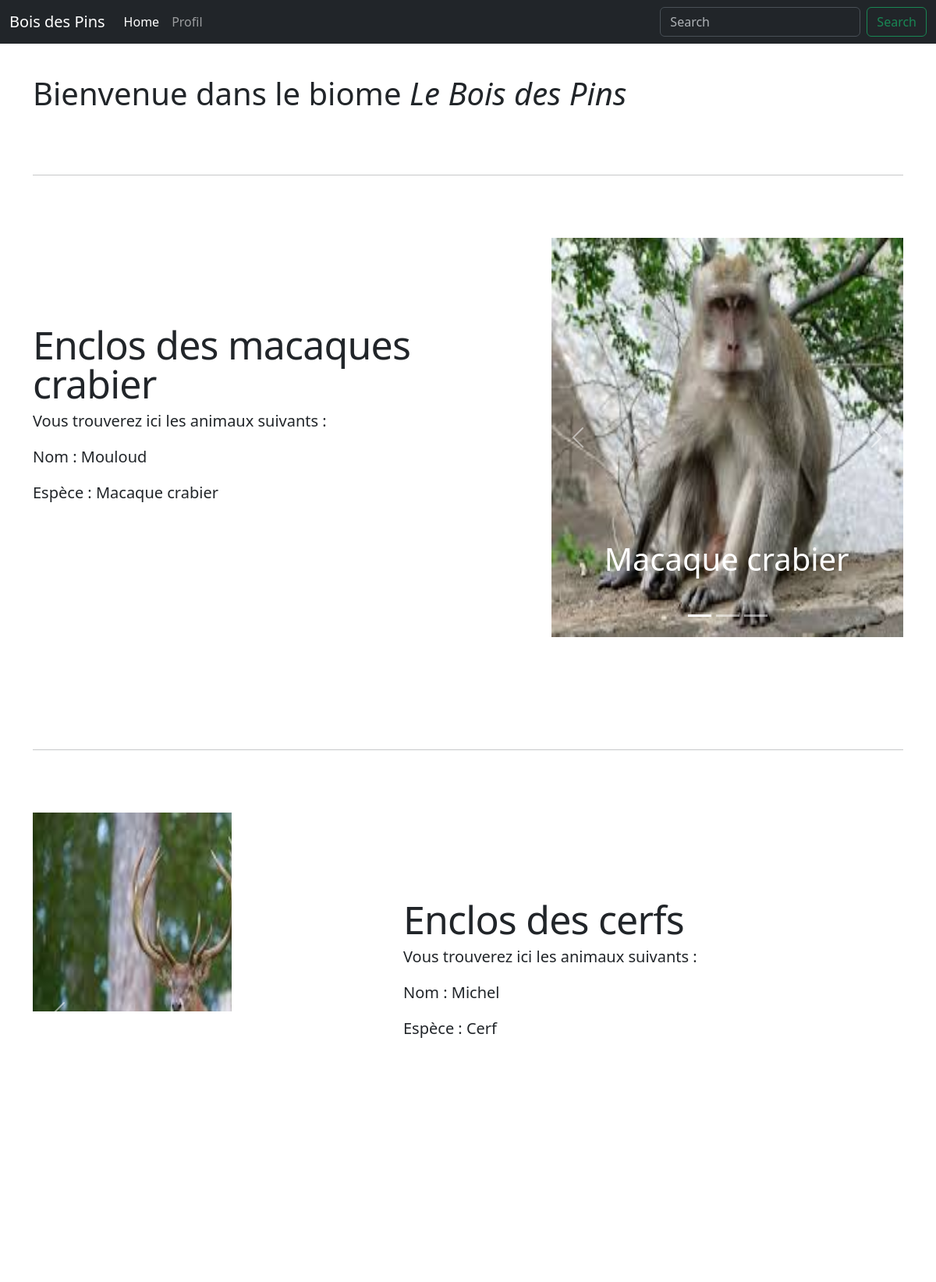
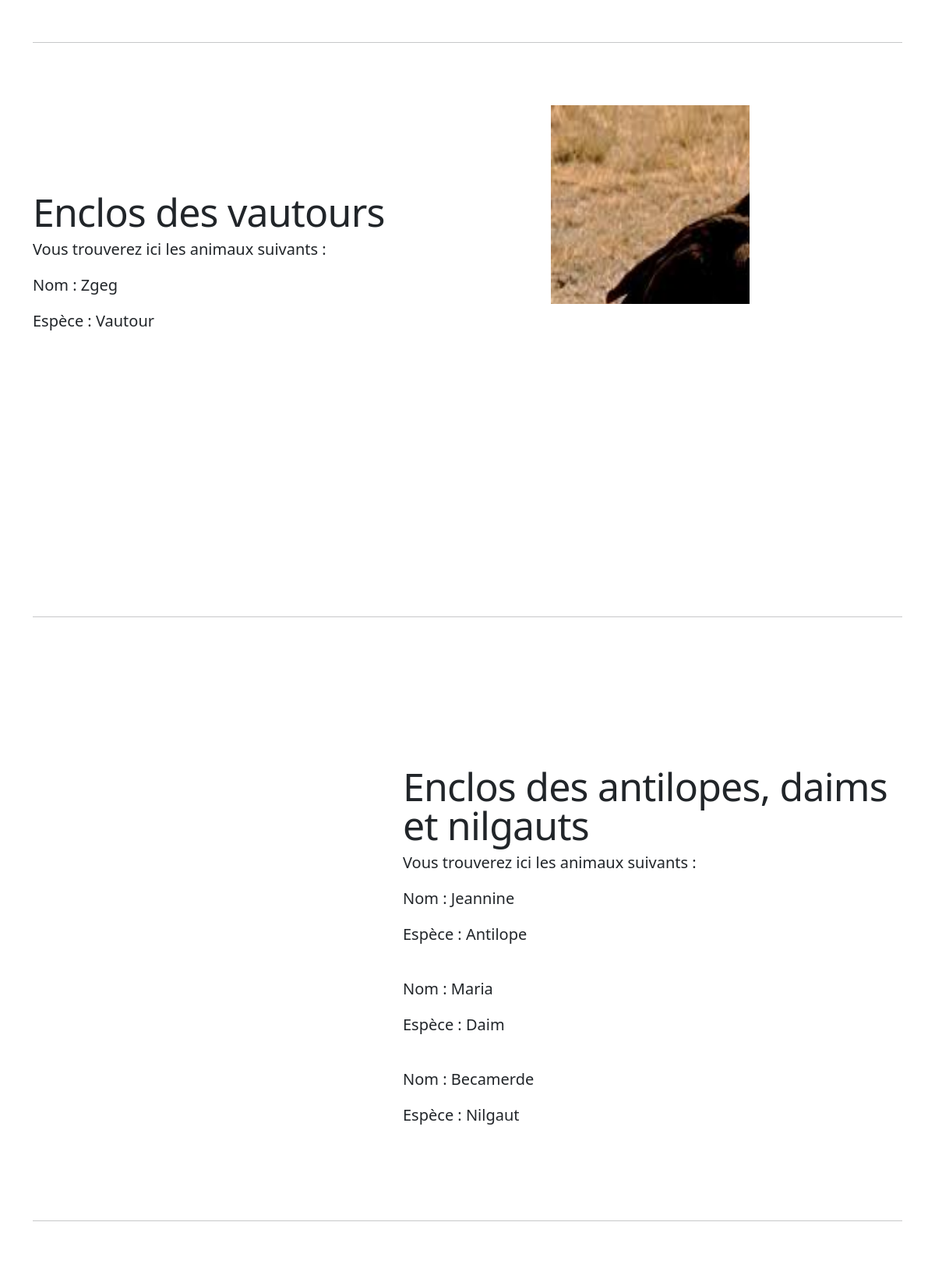
The app's page /zoo/carousel/BoisDesPins.php (upper part) with its own data (2 pictures, top to bottom).
### tables this page shows
CREATE TABLE IF NOT EXISTS `enclosures` (
  `enclosure_id` int NOT NULL AUTO_INCREMENT,
  `name` varchar(60) NOT NULL,
  `description` text,
  `status` enum('open','closed') NOT NULL DEFAULT 'open',
  `biome_id` int DEFAULT NULL,
  PRIMARY KEY (`enclosure_id`),
  KEY `biome_id` (`biome_id`)
);

CREATE TABLE IF NOT EXISTS `animals` (
  `animal_id` int NOT NULL AUTO_INCREMENT,
  `name` varchar(50) NOT NULL,
  `species` varchar(50) NOT NULL,
  `age` int NOT NULL,
  `enclosure_id` int DEFAULT NULL,
  `image` varchar(50) DEFAULT NULL,
  PRIMARY KEY (`animal_id`),
  KEY `enclosure_id` (`enclosure_id`)
);

### zoo/carousel/BoisDesPins.php (the view, shortened to what this page needs)
<?php
$host = 'localhost';
$dbname = 'projet_web_2425';
$user = 'root';
$pass = '';
try {
  $pdo = new PDO("mysql:host=$host;dbname=$dbname;charset=utf8", $user, $pass);
  $pdo->setAttribute(PDO::ATTR_ERRMODE, PDO::ERRMODE_EXCEPTION);
} catch (PDOException $e) {
  die("Erreur de connexion à la base de données : " . $e->getMessage());
}
?>
<!doctype html>
<html lang="en" data-bs-theme="auto">
  <head><script src="../assets/js/color-modes.js"></script>
    <link rel="stylesheet" href="https://cdn.jsdelivr.net/npm/@docsearch/css@3">
<link href="../assets/dist/css/bootstrap.min.css" rel="stylesheet">
    <link href="carousel.css" rel="stylesheet">
  </head>
  <body>
<header data-bs-theme="dark">
  <nav class="navbar navbar-expand-md navbar-dark fixed-top bg-dark">
    <div class="container-fluid">
      <a class="navbar-brand">Bois des Pins</a>
      <div class="collapse navbar-collapse" id="navbarCollapse">
        <ul class="navbar-nav me-auto mb-2 mb-md-0">
          <li class="nav-item">
            <a class="nav-link active" aria-current="page" href="../../Projet.html">Home</a>
          </li>
          <li class="nav-item">
            <a class="nav-link" href="../../profil.php">Profil</a>
          </li>
        </ul>
        <form class="d-flex" role="search">
          <input class="form-control me-2" type="search" placeholder="Search" aria-label="Search">
          <button class="btn btn-outline-success" type="submit">Search</button>
        </form>
      </div>
    </div>
  </nav>
</header>
<main>
<br /><br />
  <div class="container marketing">
    <h1>Bienvenue dans le biome <i>Le Bois des Pins</i></h1>
    <hr class="featurette-divider">
    <div class="row featurette">
      <div class="col-md-7">
      <?php
        $stmt = $pdo->prepare("SELECT * FROM enclosures WHERE enclosure_id = 10");
        $stmt->execute();
        $enclosure = $stmt->fetch(PDO::FETCH_ASSOC);
      ?>
      <?php
        $stmt = $pdo->prepare("SELECT * FROM animals WHERE enclosure_id = 10");
        $stmt->execute();
        $animals = $stmt->fetchAll(PDO::FETCH_ASSOC);
      ?>
        <h2 class="featurette-heading fw-normal lh-1"><?php echo "{$enclosure['name']}";?></h2>
      <?php
              if ($animals) {
                  echo '<p class="lead">Vous trouverez ici les animaux suivants :</p>';
                  foreach ($animals as $index => $row) {
                    foreach ($row as $key => $value) {
                      if ($key === 'species') {
                        echo '<p class="lead">Espèce : ' . htmlspecialchars($value) . '</p>';
                      }
                      if ($key === 'name') {
                        echo '<p class="lead">Nom : ' . htmlspecialchars($value) . '</p>';
                      }
                    }
                    echo '<br />';
                  }
              } else {
                  echo "Aucun animal dans l'enclos.";
              }
      ?>
      </div>
      <div class="col-md-5">
        <div id="myCarousel" class="carousel slide mb-6" data-bs-ride="carousel">
        <div class="carousel-indicators">
          <button type="button" data-bs-target="#myCarousel" data-bs-slide-to="0" class="active" aria-current="true" aria-label="Slide 1"></button>
          <button type="button" data-bs-target="#myCarousel" data-bs-slide-to="1" aria-label="Slide 2"></button>
          <button type="button" data-bs-target="#myCarousel" data-bs-slide-to="2" aria-label="Slide 3"></button>
        </div>
        <div class="carousel-inner">
      <?php
        if ($animals) {
          $isFirst = true;
          foreach ($animals as $animal) {
              $activeClass = $isFirst ? ' active' : '';
              $isFirst = false;
              echo '
              <div class="carousel-item' . $activeClass . '">
                  <img src="' . htmlspecialchars($animal['image']) . '" width="100%" height="100%">
                  <div class="container">
                      <div class="carousel-caption text-start">
                          <h1>' . htmlspecialchars($animal['species']) . '</h1>
                      </div>
                  </div>
              </div>';
          }
        } else {
          echo '<p>Aucune image disponible pour cet enclos.</p>';
        }
      ?>
          </div>
          <button class="carousel-control-prev" type="button" data-bs-target="#myCarousel" data-bs-slide="prev">
            <span class="carousel-control-prev-icon" aria-hidden="true"></span>
          </button>
          <button class="carousel-control-next" type="button" data-bs-target="#myCarousel" data-bs-slide="next">
            <span class="carousel-control-next-icon" aria-hidden="true"></span>
          </button>
        </div>
      </div>
    </div>
    <hr class="featurette-divider">
    <div class="row featurette">
      <div class="col-md-7 order-md-2">
        <?php
          $stmt = $pdo->prepare("SELECT * FROM enclosures WHERE enclosure_id = 11");
          $stmt->execute();
          $enclosure = $stmt->fetch(PDO::FETCH_ASSOC);
        ?>
        <?php
          $stmt = $pdo->prepare("SELECT * FROM animals WHERE enclosure_id = 11");
          $stmt->execute();
          $animals = $stmt->fetchAll(PDO::FETCH_ASSOC);
        ?>
        <h2 class="featurette-heading fw-normal lh-1"><?php echo "{$enclosure['name']}";?></h2>
        <?php
          if ($animals) {
              echo '<p class="lead">Vous trouverez ici les animaux suivants :</p>';
              foreach ($animals as $index => $row) {
                foreach ($row as $key => $value) {
                  if ($key === 'species') {
                    echo '<p class="lead">Espèce : ' . htmlspecialchars($value) . '</p>';
                  }
                  if ($key === 'name') {
                    echo '<p class="lead">Nom : ' . htmlspecialchars($value) . '</p>';
                  }
                }
                echo '<br />';
              }
          } else {
              echo "Aucun animal dans l'enclos.";
          }
        ?>
      </div>
      <div class="col-md-5">
        <div id="myCarousel" class="carousel slide mb-6" data-bs-ride="carousel">
        <div class="carousel-indicators">
          <button type="button" data-bs-target="#myCarousel" data-bs-slide-to="0" class="active" aria-current="true" aria-label="Slide 1"></button>
          <button type="button" data-bs-target="#myCarousel" data-bs-slide-to="1" aria-label="Slide 2"></button>
          <button type="button" data-bs-target="#myCarousel" data-bs-slide-to="2" aria-label="Slide 3"></button>
        </div>
        <div class="carousel-inner">
          <?php
            if ($animals) {
              $isFirst = true;
              foreach ($animals as $animal) {
                  $activeClass = $isFirst ? ' active' : '';
                  $isFirst = false;
                  echo '
                  <div class="carousel-item' . $activeClass . '">
                      <img src="' . htmlspecialchars($animal['image']) . '" width="100%" height="100%">
                      <div class="container">
                          <div class="carousel-caption text-start">
                              <h1>' . htmlspecialchars($animal['species']) . '</h1>
                          </div>
                      </div>
                  </div>';
              }
            } else {
              echo '<p>Aucune image disponible pour cet enclos.</p>';
            }
          ?>
          </div>
          <button class="carousel-control-prev" type="button" data-bs-target="#myCarousel" data-bs-slide="prev">
            <span class="carousel-control-prev-icon" aria-hidden="true"></span>
          </button>
          <button class="carousel-control-next" type="button" data-bs-target="#myCarousel" data-bs-slide="next">
            <span class="carousel-control-next-icon" aria-hidden="true"></span>
          </button>
        </div>
      </div>
    </div>
    <hr class="featurette-divider">
    <div class="row featurette">
      <div class="col-md-7">
      <?php
        $stmt = $pdo->prepare("SELECT * FROM enclosures WHERE enclosure_id = 12");
        $stmt->execute();
        $enclosure = $stmt->fetch(PDO::FETCH_ASSOC);
      ?>
      <?php
        $stmt = $pdo->prepare("SELECT * FROM animals WHERE enclosure_id = 12");
        $stmt->execute();
        $animals = $stmt->fetchAll(PDO::FETCH_ASSOC);
      ?>
        <h2 class="featurette-heading fw-normal lh-1"><?php echo "{$enclosure['name']}";?></h2>
      <?php
              if ($animals) {
                  echo '<p class="lead">Vous trouverez ici les animaux suivants :</p>';
                  foreach ($animals as $index => $row) {
                    foreach ($row as $key => $value) {
                      if ($key === 'species') {
                        echo '<p class="lead">Espèce : ' . htmlspecialchars($value) . '</p>';
                      }
                      if ($key === 'name') {
                        echo '<p class="lead">Nom : ' . htmlspecialchars($value) . '</p>';
                      }
                    }
                    echo '<br />';
                  }
              } else {
                  echo "Aucun animal dans l'enclos.";
              }
      ?>
      </div>
      <div class="col-md-5">
        <div id="myCarousel" class="carousel slide mb-6" data-bs-ride="carousel">
        <div class="carousel-indicators">
          <button type="button" data-bs-target="#myCarousel" data-bs-slide-to="0" class="active" aria-current="true" aria-label="Slide 1"></button>
          <button type="button" data-bs-target="#myCarousel" data-bs-slide-to="1" aria-label="Slide 2"></button>
          <button type="button" data-bs-target="#myCarousel" data-bs-slide-to="2" aria-label="Slide 3"></button>
        </div>
        <div class="carousel-inner">
      <?php
        if ($animals) {
          $isFirst = true;
          foreach ($animals as $animal) {
              $activeClass = $isFirst ? ' active' : '';
              $isFirst = false;
              echo '
              <div class="carousel-item' . $activeClass . '">
                  <img src="' . htmlspecialchars($animal['image']) . '" width="100%" height="100%">
                  <div class="container">
                      <div class="carousel-caption text-start">
                          <h1>' . htmlspecialchars($animal['species']) . '</h1>
                      </div>
                  </div>
              </div>';
          }
        } else {
          echo '<p>Aucune image disponible pour cet enclos.</p>';
        }
      ?>
          </div>
          <button class="carousel-control-prev" type="button" data-bs-target="#myCarousel" data-bs-slide="prev">
            <span class="carousel-control-prev-icon" aria-hidden="true"></span>
          </button>
          <button class="carousel-control-next" type="button" data-bs-target="#myCarousel" data-bs-slide="next">
            <span class="carousel-control-next-icon" aria-hidden="true"></span>
          </button>
        </div>
      </div>
    </div>
    <hr class="featurette-divider">
    <div class="row featurette">
      <div class="col-md-7 order-md-2">
        <?php
          $stmt = $pdo->prepare("SELECT * FROM enclosures WHERE enclosure_id = 13");
          $stmt->execute();
          $enclosure = $stmt->fetch(PDO::FETCH_ASSOC);
        ?>
        <?php
          $stmt = $pdo->prepare("SELECT * FROM animals WHERE enclosure_id = 13");
          $stmt->execute();
          $animals = $stmt->fetchAll(PDO::FETCH_ASSOC);
        ?>
        <h2 class="featurette-heading fw-normal lh-1"><?php echo "{$enclosure['name']}";?></h2>
        <?php
          if ($animals) {
              echo '<p class="lead">Vous trouverez ici les animaux suivants :</p>';
              foreach ($animals as $index => $row) {
                foreach ($row as $key => $value) {
                  if ($key === 'species') {
                    echo '<p class="lead">Espèce : ' . htmlspecialchars($value) . '</p>';
                  }
                  if ($key === 'name') {
                    echo '<p class="lead">Nom : ' . htmlspecialchars($value) . '</p>';
                  }
                }
                echo '<br />';
              }
          } else {
              echo "Aucun animal dans l'enclos.";
          }
        ?>
      </div>
      <div class="col-md-5">
        <div id="myCarousel" class="carousel slide mb-6" data-bs-ride="carousel">
        <div class="carousel-indicators">
          <button type="button" data-bs-target="#myCarousel" data-bs-slide-to="0" class="active" aria-current="true" aria-label="Slide 1"></button>
          <button type="button" data-bs-target="#myCarousel" data-bs-slide-to="1" aria-label="Slide 2"></button>
          <button type="button" data-bs-target="#myCarousel" data-bs-slide-to="2" aria-label="Slide 3"></button>
        </div>
        <div class="carousel-inner">
          <?php
            if ($animals) {
              $isFirst = true;
              foreach ($animals as $animal) {
                  $activeClass = $isFirst ? ' active' : '';
                  $isFirst = false;
                  echo '
                  <div class="carousel-item' . $activeClass . '">
                      <img src="' . htmlspecialchars($animal['image']) . '" width="100%" height="100%">
                      <div class="container">
                          <div class="carousel-caption text-start">
                              <h1>' . htmlspecialchars($animal['species']) . '</h1>
                          </div>
                      </div>
                  </div>';
              }
            } else {
              echo '<p>Aucune image disponible pour cet enclos.</p>';
            }
          ?>
          </div>
          <button class="carousel-control-prev" type="button" data-bs-target="#myCarousel" data-bs-slide="prev">
            <span class="carousel-control-prev-icon" aria-hidden="true"></span>
          </button>
          <button class="carousel-control-next" type="button" data-bs-target="#myCarousel" data-bs-slide="next">
            <span class="carousel-control-next-icon" aria-hidden="true"></span>
          </button>
        </div>
      </div>
    </div>
    <hr class="featurette-divider">
  </div>
</main>
    </body>
</html>

### zoo/carousel/carousel.css (style rules this page uses)
body { padding-top: 3rem; padding-bottom: 3rem; color: rgb(var(--bs-tertiary-color-rgb)); }
.carousel { margin-bottom: 4rem; }
.carousel-caption { bottom: 3rem; z-index: 10; }
.carousel-item { height: 32rem; }
.featurette-divider { margin: 5rem 0; }
.featurette-heading { letter-spacing: -.05rem; }
@media (min-width: 40em) { .featurette-heading { font-size: 50px; } }
@media (min-width: 62em) { .featurette-heading { margin-top: 7rem; } }

### records on screen
enclosures: name "Enclos des macaques crabier"
animals: name "Mouloud", species "Macaque crabier", image (picture)
enclosures: name "Enclos des cerfs"
animals: name "Michel", species "Cerf", image (picture)
enclosures: name "Enclos des vautours"
animals: name "Zgeg", species "Vautour", image (picture)
enclosures: name "Enclos des antilopes, daims et nilgauts"
animals: name "Jeannine", species "Antilope", image (picture)
animals: name "Maria", species "Daim"
animals: name "Becamerde", species "Nilgaut"
